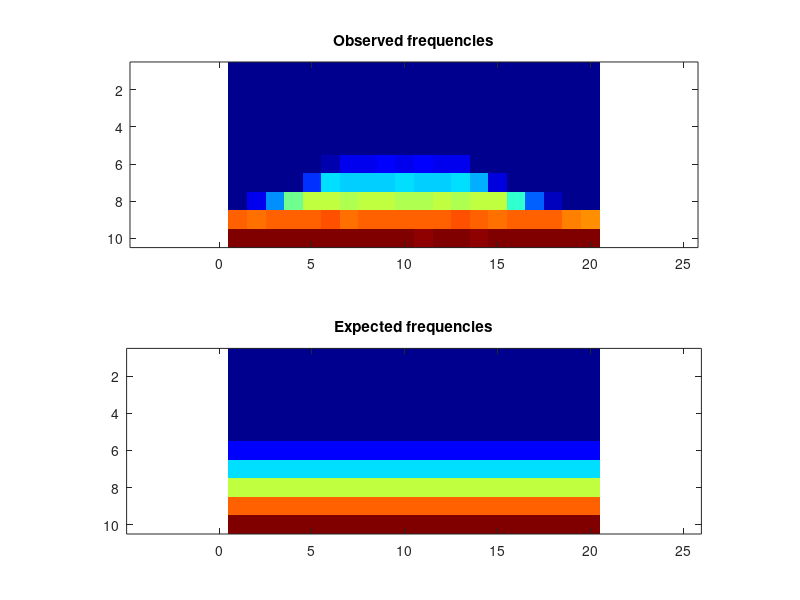

This chart was generated by the following MATLAB code:
obsFrequencies = [ 0, 0, 0, 0, 0, 0, 0, 0, 0, 0, 0, 0, 0, 0, 0, 0, 0, 0, 0, 0; 0, 0, 0, 0, 0, 0, 0, 0, 0, 0, 0, 0, 0, 0, 0, 0, 0, 0, 0, 0; 0, 0, 0, 0, 0, 0, 0, 0, 0, 0, 0, 0, 0, 0, 0, 0, 0, 0, 0, 0; 0, 0, 0, 0, 0, 0, 0, 0, 0, 0, 0, 0, 0, 0, 0, 0, 0, 0, 0, 0; 0, 0, 0, 0, 0, 0, 0, 0, 0, 0, 0, 0, 0, 0, 0, 0, 0, 0, 0, 0; 0, 0, 0, 0, 0, 686, 1918, 1947, 2001, 1982, 1999, 1956, 1772, 183, 0, 0, 0, 0, 0, 0; 0, 0, 0, 112, 3031, 5975, 5924, 5894, 5938, 5996, 5948, 5930, 5962, 5262, 1676, 0, 0, 0, 0, 0; 128, 1889, 4807, 8670, 10078, 10004, 9918, 10091, 9998, 9873, 9895, 10121, 9905, 9988, 10004, 7433, 3793, 1092, 3, 0; 13930, 13861, 13924, 14067, 14164, 14197, 13776, 13980, 14003, 14124, 13960, 14034, 14276, 13955, 13779, 13994, 14099, 14017, 13516, 13109; 18067, 18093, 18032, 17999, 17888, 18045, 18060, 18133, 17992, 17870, 17850, 17921, 18127, 17851, 18018, 17939, 18024, 17872, 18141, 17907 ];
expFrequencies = [ 0, 0, 0, 0, 0, 0, 0, 0, 0, 0, 0, 0, 0, 0, 0, 0, 0, 0, 0, 0; 0, 0, 0, 0, 0, 0, 0, 0, 0, 0, 0, 0, 0, 0, 0, 0, 0, 0, 0, 0; 0, 0, 0, 0, 0, 0, 0, 0, 0, 0, 0, 0, 0, 0, 0, 0, 0, 0, 0, 0; 0, 0, 0, 0, 0, 0, 0, 0, 0, 0, 0, 0, 0, 0, 0, 0, 0, 0, 0, 0; 0, 0, 0, 0, 0, 0, 0, 0, 0, 0, 0, 0, 0, 0, 0, 0, 0, 0, 0, 0; 2000, 2000, 2000, 2000, 2000, 2000, 2000, 2000, 2000, 2000, 2000, 2000, 2000, 2000, 2000, 2000, 2000, 2000, 2000, 2000; 6000, 6000, 6000, 6000, 6000, 6000, 6000, 6000, 6000, 6000, 6000, 6000, 6000, 6000, 5999.99, 6000, 6000, 5999.99, 6000, 6000; 10000, 10000, 10000, 10000, 10000, 10000, 10000, 10000, 10000, 10000, 10000, 10000, 10000, 10000, 9999.99, 10000, 10000, 9999.99, 10000, 10000; 14000, 14000, 14000, 14000, 14000, 14000, 14000, 14000, 14000, 14000, 14000, 14000, 14000, 14000, 14000, 14000, 14000, 14000, 14000, 14000; 18000, 18000, 18000, 18000, 18000, 18000, 18000, 18000, 18000, 18000, 18000, 18000, 18000, 18000, 18000, 18000, 18000, 18000, 18000, 18000 ];
colormap(jet);
clf; subplot(2,1,1);
imagesc(obsFrequencies);
title('Observed frequencies');
axis equal;
subplot(2,1,2);
imagesc(expFrequencies);
axis equal;
title('Expected frequencies');
